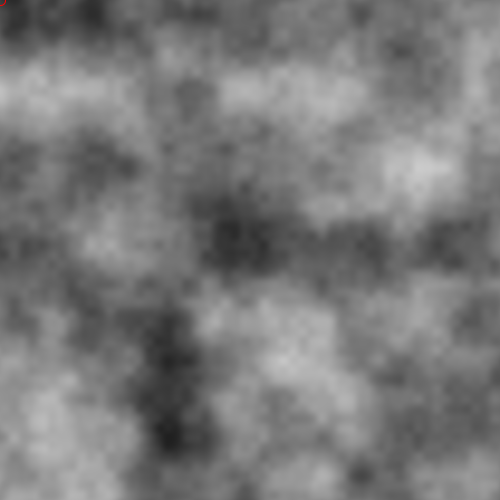
Frame 1 (no input)
Frame 60 (the mouse pressed at the canvas centre just before this capture): identical to frame 1, image omitted
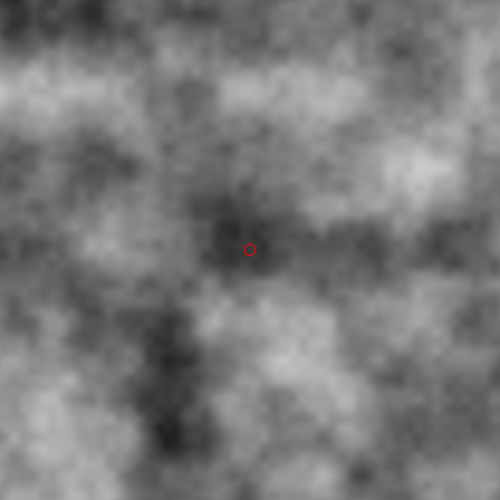
Frame 120 (the mouse held since frame 60 and released just before this capture)

The Processing sketch that drew these frames (run headless with seeded random() and noise(); from frame 60 on, the mouse is pressed at the canvas centre):

// Processing sketch: perlin2Dinteract
// ── perlin2Dinteract.pde
float r = random(10000);
float size = random(0.05);
color c;
float value;

void setup() {
  size(500, 500);
}

void draw() {
  loadPixels();
  for (int i = 0; i < width*height; i++) {
    value = noise(i % width * size + r, i/height * size + r);
    c = color(value * 255);
    pixels[i] = c;
  }
  updatePixels();
  
  noFill();
  stroke(255,0,0);
  circle(mouseX,mouseY, pow(noise(mouseX * size + r, mouseY * size + r),2) * 200);
}
